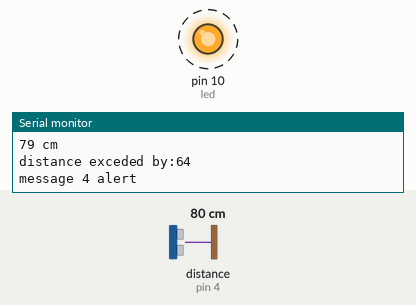
The sketch below on a simulated Arduino Uno, built with avr-gcc and run on an emulated ATmega328P. Shown: output pins drawn as LEDs (lit = HIGH), the last lines printed to the serial monitor. Wiring (inferred from the names in the program): ultrasonic range finder: trigger pin 2; echo pin 4. Dashed ring = blinking. The test bench sets the inputs (shaded band); at power-on: distance to the obstacle (sensor on pin 4) 80 cm. The echo pulse lasts 58.3 µs per cm; pins used as bus, display or sensor lines are not drawn.

Above: at 1.8 s.
1.9 s: distance to the obstacle (sensor on pin 4) set to 18 cm
6.0 s: distance to the obstacle (sensor on pin 4) set to 14 cm
At 6.7 s:
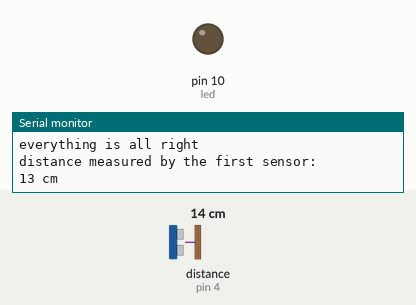
7.7 s: distance to the obstacle (sensor on pin 4) set to 35 cm
At 9.1 s:
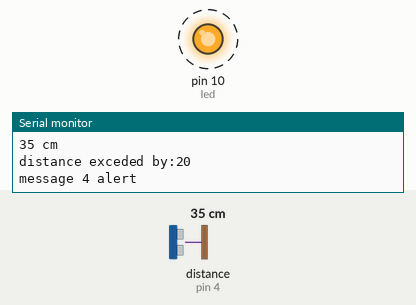
11.8 s: distance to the obstacle (sensor on pin 4) set to 2 cm
At 13.0 s:
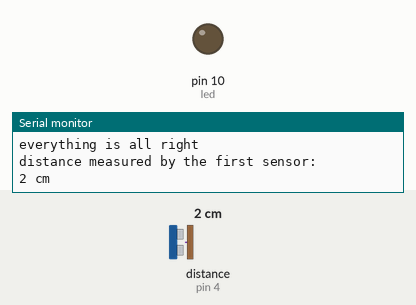
Timing chart, 0 to 14.8 s (numbered marks = the images above; inputs shaded):
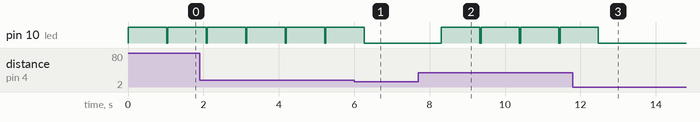

The sketch:

ultra.ino
```cpp
#define trigPin1 2
#define echoPin1 4
#define led 10
long duration, distance, UltraSensor1, UltraSensor2,x; //we'll use these variable to store and generate data

void setup()
{
Serial.begin (9600);
pinMode(trigPin1, OUTPUT);
pinMode(echoPin1, INPUT);
pinMode(led,OUTPUT);
}
void loop()
{

SonarSensor(trigPin1, echoPin1);
UltraSensor1 = distance;
Serial.print("distance measured by the first sensor: ");
Serial.print("\n");
Serial.print(UltraSensor1);
Serial.println(" cm");
if(UltraSensor1>15)
{x=UltraSensor1-15;
Serial.print("distance exceded by:");
Serial.print(x);
Serial.print("\n");}
if(UltraSensor1>15)
{
  digitalWrite(led, HIGH);
  Serial.println("message 4 alert");
  }
delay(1000);
 digitalWrite(led, LOW);
 Serial.println("everything is all right");
}

void SonarSensor(int trigPinSensor,int echoPinSensor)
{
digitalWrite(trigPinSensor, LOW);
delayMicroseconds(2);
digitalWrite(trigPinSensor, HIGH);
delayMicroseconds(10);
digitalWrite(trigPinSensor, LOW);

duration = pulseIn(echoPinSensor, HIGH);
distance= (duration/2) / 29.1;
}
```

Measured:
- the behaviour switches between 17 and 16 cm on distance to the obstacle (sensor on pin 4) (found by bisection; images 0 and 1)
- after the input at 6.0 s, pin 10 (led): goes on until 6.3 s, then stays LOW
- after the input at 7.7 s, pin 10 (led): alternates HIGH for 1.0 s and LOW for 0.03 s, starting after 0.61 s
- after the input at 11.8 s, pin 10 (led): goes on until 12.5 s, then stays LOW
- by itself, pin 10 (led): alternates HIGH for 1.0 s and LOW for 0.03 s
